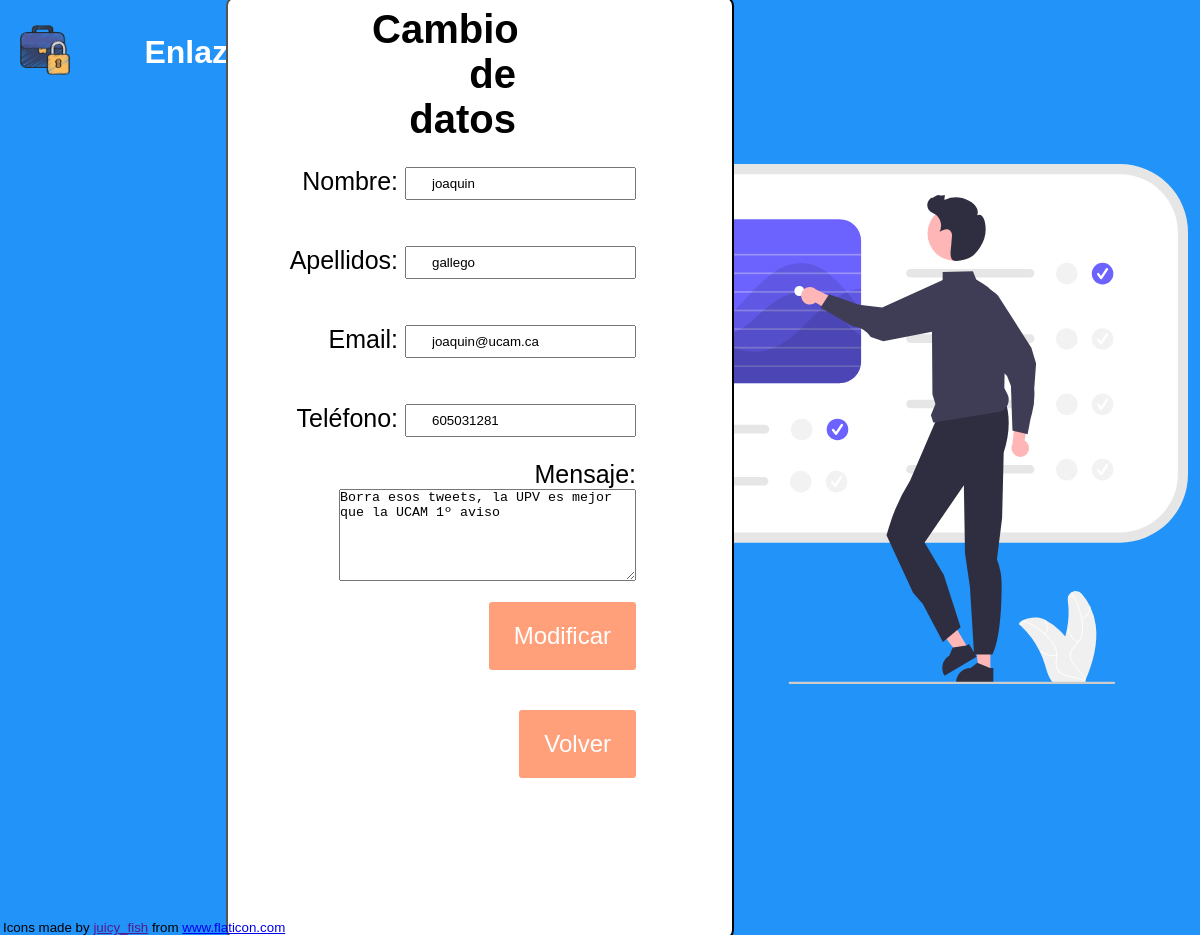
The app's page /app/modificarmensaje.php?id=4 with its own data.
### tables this page shows
CREATE TABLE comentarios (
  ID int(4) PRIMARY KEY,
  NRECEP varchar(20) NOT NULL,
  ARECEP varchar(20) NOT NULL,
  ERECEP varchar(40) NOT NULL,
  Telefono int(9) NOT NULL,
  MSG varchar(8000) NOT NULL,
  EMISOR varchar(40) NOT NULL
);

### app/modificarmensaje.php (the view, shortened to what this page needs)
<?php
    require("db_con.php");
    $id= $_GET["id"];
    $sql = "SELECT * FROM comentarios WHERE ID=?";
    $test= $conn->prepare($sql);
    $test->bind_param('i', $id);
    if ($test->execute()) {
        $result = $test->get_result();
        $com = $result->fetch_assoc();
        $NombreR= $com['NRECEP'];
        $ApellidosR= $com['ARECEP'];
        $EmailR =$com['ERECEP'];
        $TelefonoR =$com['Telefono'];
        $Mensaje =$com['MSG'];
    }
    echo
    "<!DOCTYPE html>
    <html lang='es'>
        <head>
            <meta charset='UTF-8'>
            <meta http-equiv='X-UA-Compatible' content='IE=edge'>
            <meta name='viewport' content='width=device-width, initial-scale=1.0'>
            <title>EnlazadIn perfil</title>
            <link rel='shortcut icon' href='/img/briefcase.png' type='image/x-icon'>
            <link rel='stylesheet' href='/css/perfil.css'>
        </head>
        <header>
            <div id='menu'>
                <ul>
                    <li id='logo'>
                        <a href='/index.html'>
                            <img src='/img/briefcase.png' width='50'>
                        </a>
                    </li>
                    <li id='nombre-pagina'>
                        <h1>EnlazadIN</h1>
                    </li>
                </ul>
            </div>
        </header>
        <body>
            <main>
                <form name='datos' method='post'>
                    <h1>Cambio de datos</h1>
                    Nombre: <input type='text' name='nombre' value={$NombreR}><br>
                    Apellidos: <input type='text' name='apellidos' value={$ApellidosR}><br>
                    Email: <input type='text' name='email' value={$EmailR}><br>
                    Teléfono: <input type='text' name='telefono' value={$TelefonoR}><br>
                    Mensaje: <textarea name='mensaje' rows='6' cols='35'>{$Mensaje}</textarea><br>
                    <input type='submit' name='modificar' class='button' value='Modificar' />
                </form>
                <form action='/modificarforopersonal.php'>
                    <button id='volver' class='button'>Volver</button>
                </form>
            </main>
            <div id='imagen'>
                <img src='img/undraw_Control_panel_re_y3ar.svg'>
            </div>
            <footer>
                Icons made by <a href='' title='juicy_fish'>juicy_fish</a> from <a href='https://www.flaticon.com/' title='Flaticon'>www.flaticon.com</a>
            </footer>
        </body>
    </html>";
?>

### app/css/perfil.css (style rules this page uses)
* { padding: 0; margin: 0; }
body { font-family: 'Lucida Sans', 'Lucida Sans Regular', 'Lucida Grande', 'Lucida Sans Unicode', Geneva, Verdana, sans-serif; background-color: #2293f8; background-size: cover; width: 100%; height: 100%; }
#logo { margin: 25px 20px; }
header { color: white; }
header #menu ul li h1 { padding: 0px 50px; }
header #menu ul li { display: inline-block; vertical-align: middle; }
main { background:white; color: black; border-radius: 10px; border-width:2px; border-style:outset; border-color: black; width: 475px; width: 40%; height: 940px; padding-left: 2%; position: absolute; top: 50%; left: 40%; transform: translate(-50%, -50%); }
main form { font-size: 25px; width: 80%; margin: 2% 0%; padding: 0px 0px; text-align: right; }
main form h1 { font-size: 40px; margin: 2px 120px; }
input { padding: 7px 25px; display: inline-block; vertical-align: middle; margin: 23px 0px; }
.button { background-color:lightsalmon; border: 0; border-radius: 3px; color: white; cursor: pointer; font-size: 24px; padding: 20px 25px; margin: 15px 0; }
#imagen img { margin-right: 1%; margin-top: 5%; vertical-align: middle; float: right; width: 700px; }
footer { margin: 0px 3px; position: absolute; bottom: 0px; width: 100%; font-size: smaller; }

### records on screen
comentarios: nombre "joaquin", apellidos "gallego", email "joaquin@ucam.ca", telefono "605031281", mensaje "Borra esos tweets, la UPV es mejor que la UCAM 1º aviso"
